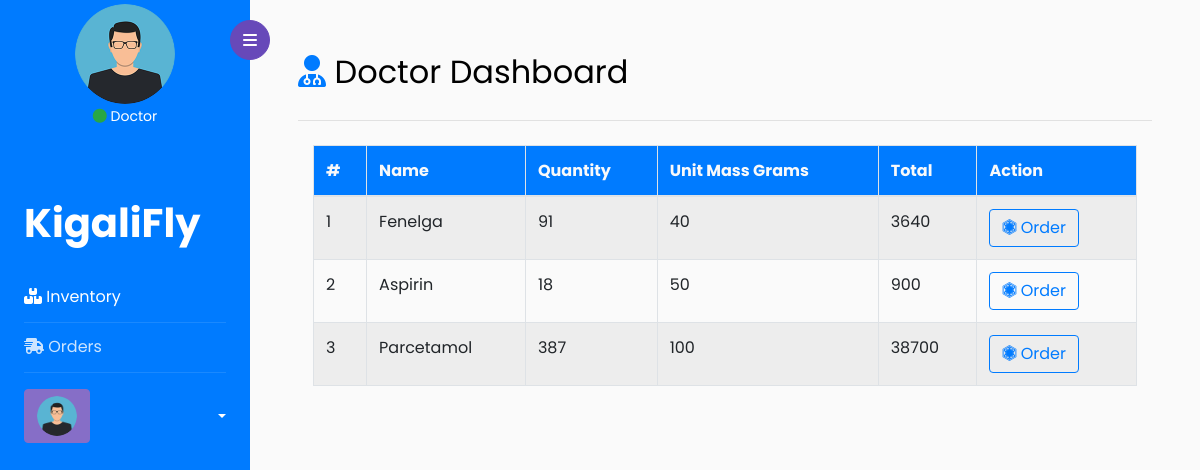
Screenshot of /doctor/ (signed in) with the database file from the repository.
### tables this page shows
CREATE TABLE `products` (
  `prod_id` int(11) NOT NULL,
  `prod_name` varchar(100) DEFAULT NULL,
  `quantity` int(11) DEFAULT NULL,
  `gram_unit` int(11) NOT NULL,
  `total_mass_g` varchar(100) NOT NULL,
  `date_added` datetime NOT NULL DEFAULT current_timestamp(),
  `status` tinyint(4) NOT NULL DEFAULT 1
);

### doctor/index.php (the view, shortened to what this page needs)
<link rel="stylesheet" href="https://cdnjs.cloudflare.com/ajax/libs/datatables/1.10.21/css/jquery.dataTables.min.css">
<?php
    include '../saver/db.php';
    include_once '../header.php';
?>
<div id="content" class="p-2 p-md-5 pt-5">
    <h2 class="mb-4"><i class="fas fa-user-md text-primary"></i> Doctor Dashboard</h2>
    <hr class="py-1">
    <div class="container-fluid">
        <div class="row">
            <div class="col-md-12">
            <table id="table-prod" class="table table-hover table-bordered table-striped">
                    <thead class="thead bg-primary text-light">
                        <tr>
                            <th scope="col">#</th>
                            <th scope="col">Name</th>
                            <th scope="col">Quantity</th>
                            <th scope="col">Unit Mass Grams</th>
                            <th scope="col">Total </th>
                            <th scope="col">Action</th>
                        </tr>
                    </thead>
                    <tbody>
                        <?php
                            $sel = "SELECT * FROM products WHERE status = 1 ORDER BY prod_id DESC";
                            $que = $c->query($sel);
                            if ($que->num_rows > 0) {
                                $no = 1;
                                while ($row = $que->fetch_assoc()) {
                                    $id = $row['prod_id'];
                                    $pname = $row['prod_name'];
                                    $qua = $row['quantity'];
                                    $gram_unit = $row['gram_unit'];
                                    $total_mas = $row['total_mass_g'];
                                    $order = '<a href="process_order.php?id='.$id.'&n='.$pname.'&q='.$qua.'&tm='.$total_mas.'&mg='.$gram_unit.'" class="btn btn-outline-primary mr-1"><i class="fab fa-first-order"></i> Order</a>';
                                    ?>
                                        <tr>
                                            <td><?= $no++; ?></td>
                                            <td><?= $pname; ?></td>
                                            <td><?= $qua; ?></td>
                                            <td><?= $gram_unit; ?></td>
                                            <td><?= $total_mas; ?></td>
                                            <td><?= $order; ?></td>
                                        </tr>
                                    <?php
                                }
                            }
                        ?>
                    </tbody>
                </table>
            </div>
        </div>
    </div>
</div>
</div>
</body>
</html>

### rows the page displays
products: prod_name "Fenelga", quantity "91", gram_unit "40", total_mass_g "3640"
products: prod_name "Aspirin", quantity "18", gram_unit "50", total_mass_g "900"
products: prod_name "Parcetamol", quantity "387", gram_unit "100", total_mass_g "38700"
